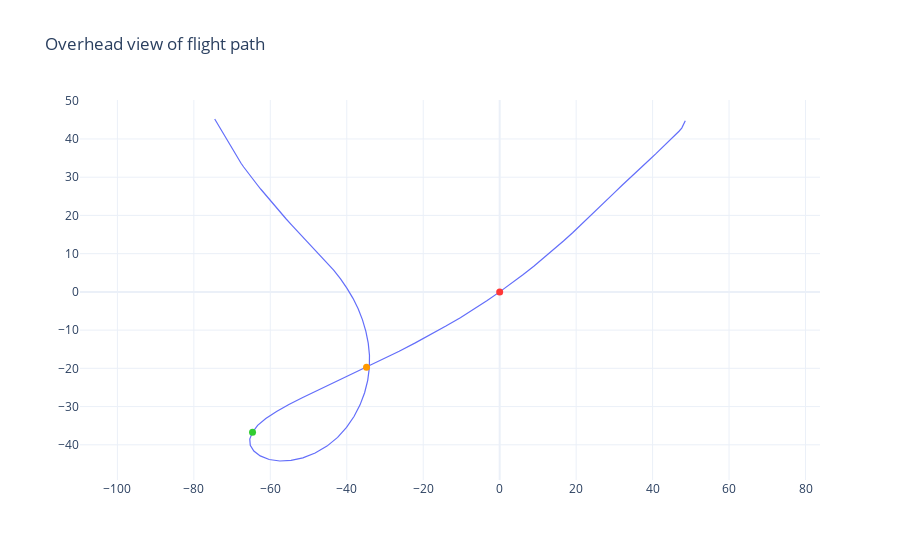

The notebook cell saved with this chart:
### Markdown cell above
### Overhead View Of Flight Path

Get a bird's-eye view of your flight trajectory, providing a unique perspective on your performance.

### Code cell
landing_viz.plt_overhead()

### Figure 1 — Plotly figure (JSON) as saved in the notebook; plotly's stock layout.template omitted (floating-point values rounded to 4 significant figures)
{"data": [{"hovertemplate": "yaxis distance: %{y:.2f} m <extra></extra>", "line": {"color": "#636EFA", "width": 1.2}, "showlegend": false, "type": "scatter", "x": [-74.55, -74.13, -73.77, -73.4, -73.03, -72.64, -72.23, -71.8, -71.33, -70.82, -70.35, -69.88, -69.38, -68.85, -68.27, -67.65, -66.97, -66.22, -65.41, -64.5, -63.52, -62.47, -61.33, -60.1, -58.8, -57.4, -55.9, -54.33, -52.67, -50.9, -49.05, -47.16, -45.28, -43.43, -41.63, -39.93, -38.37, -37.02, -35.89, -35.0, -34.38, -34.06, -34.09, -34.52, -35.33, -36.53, -38.1, -40.06, -42.39, -45.17, -48.27, -51.48, -54.57, -57.52, -60.29, -62.64, -64.31, -65.24, -65.37, -64.66, -63.32, -61.18, -58.37, -55.14, -51.52, -47.57, -43.4, -39.14, -34.84, -30.55, -26.28, -22.08, -17.99, -14.06, -10.29, -6.686, -3.262, 0, 3.107, 6.08, 8.927, 11.61, 14.18, 16.69, 19.08, 21.39, 23.65, 25.88, 27.99, 30.03, 32.02, 33.96, 35.84, 37.63, 39.32, 40.88, 42.34, 43.65, 44.78, 45.87, 46.91, 47.62, 48.0, 48.34, 48.54, 48.55], "y": [45.22, 44.52, 43.88, 43.19, 42.46, 41.74, 41.04, 40.3, 39.56, 38.75, 37.96, 37.16, 36.33, 35.49, 34.6, 33.65, 32.66, 31.63, 30.54, 29.4, 28.15, 26.84, 25.47, 23.99, 22.42, 20.8, 19.13, 17.4, 15.6, 13.77, 11.88, 9.904, 7.839, 5.675, 3.376, 0.9331, -1.688, -4.432, -7.31, -10.31, -13.4, -16.57, -19.82, -23.12, -26.38, -29.55, -32.61, -35.46, -38.07, -40.34, -42.15, -43.43, -44.09, -44.24, -43.85, -42.9, -41.62, -40.13, -38.48, -36.72, -34.92, -33.14, -31.31, -29.45, -27.61, -25.71, -23.78, -21.78, -19.73, -17.65, -15.52, -13.34, -11.16, -8.946, -6.748, -4.528, -2.275, 0, 2.241, 4.471, 6.712, 8.941, 11.16, 13.32, 15.47, 17.63, 19.79, 21.89, 23.95, 25.95, 27.89, 29.77, 31.52, 33.16, 34.71, 36.15, 37.53, 38.81, 39.94, 41.06, 42.02, 42.85, 43.81, 44.52, 44.74, 44.79]}, {"marker": {"color": "#32CD32", "size": 7}, "mode": "markers", "showlegend": false, "type": "scatter", "x": [-64.66], "y": [-36.72]}, {"marker": {"color": "#FF3737", "size": 7}, "mode": "markers", "showlegend": false, "type": "scatter", "x": [0], "y": [0]}, {"marker": {"color": "#FF9900", "size": 7}, "mode": "markers", "showlegend": false, "type": "scatter", "x": [-34.84], "y": [-19.73]}], "layout": {"autosize": true, "hovermode": "x unified", "legend": {"x": 1, "xanchor": "right", "y": 1, "yanchor": "top"}, "title": {"text": "Overhead view of flight path"}, "xaxis": {"autorange": true, "domain": [0, 1], "range": [-136.6, 110.6], "scaleanchor": "y", "type": "linear"}, "yaxis": {"autorange": true, "domain": [0, 1], "range": [-49.21, 50.19], "scaleanchor": "x", "type": "linear"}}}
